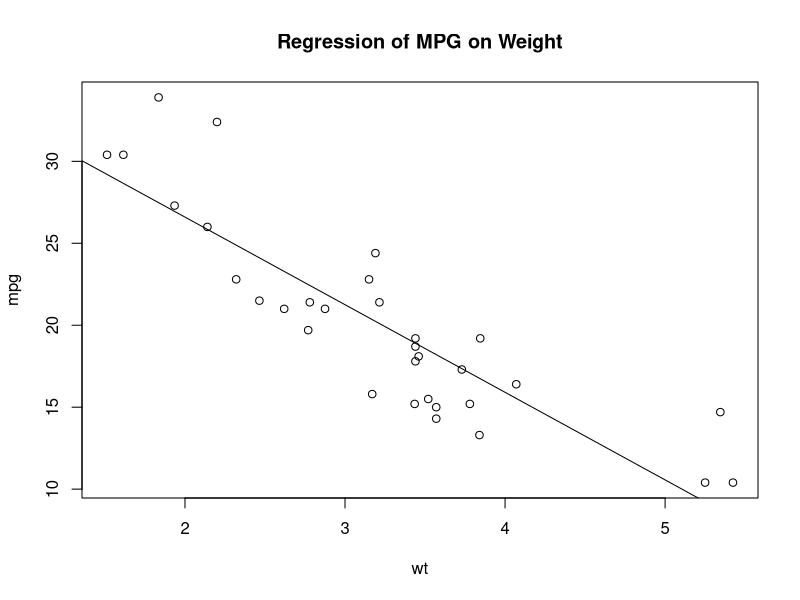
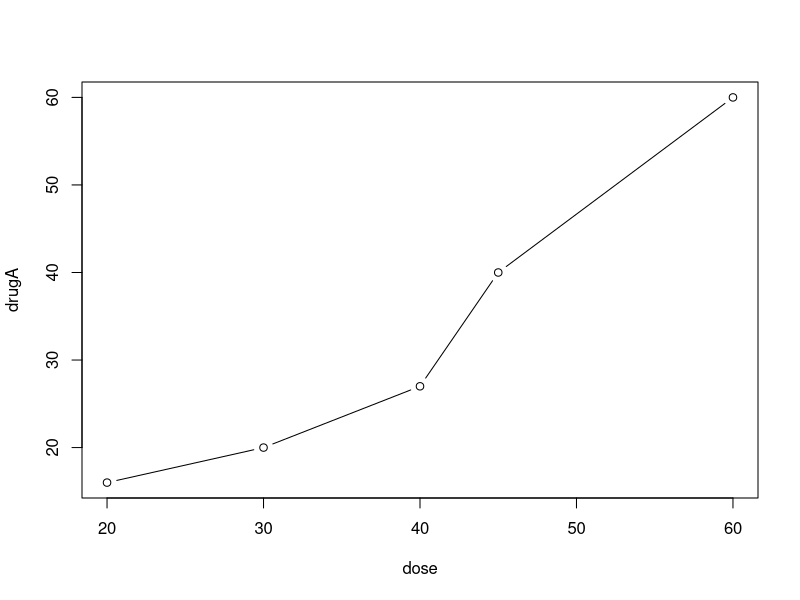
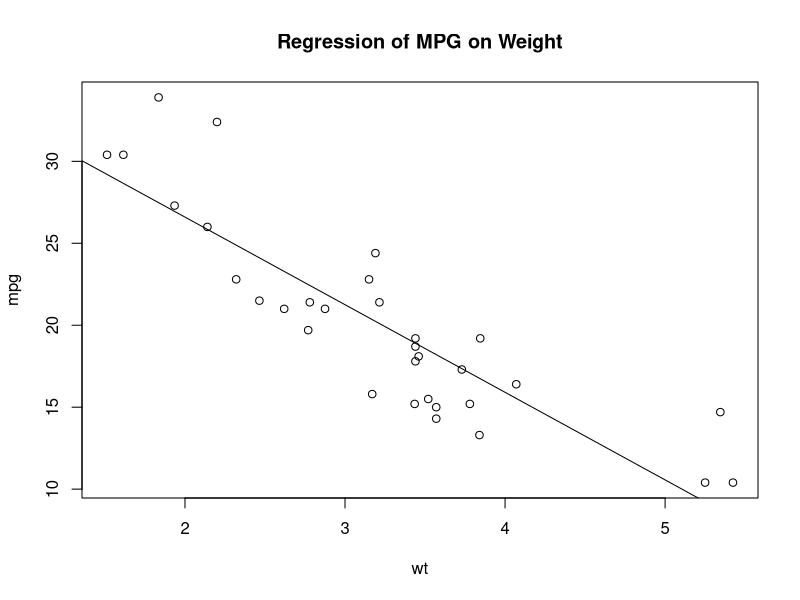

Write R code to recreate these figures, in order.
## ---- chunk 1
attach(mtcars)
plot(wt, mpg)
abline(lm(mpg~wt))
title("Regression of MPG on Weight")
detach(mtcars)
## ---- chunk 2
pdf("mygraph.pdf")
  # 将画图的代码放入pdf()和dev.off()两个函数中间即可
  # 画图代码的缩进不是必须的，这里是为了增加代码的可读性
  attach(mtcars)
  plot(wt, mpg)
  abline(lm(mpg~wt))
  title("Regression of MPG on Weight")
  detach(mtcars)
  # 图片被保存在mygraph.pdf的文件中
dev.off()
## ---- chunk 3
dose <- c(20, 30, 40, 45, 60)
drugA <- c(16, 20, 27, 40, 60)
drugB <- c(15, 18, 25, 31, 40)
plot(dose, drugA, type='b')
## ---- chunk 4
# opar <- par(no.readonly=TRUE)
# # plotting code
# ......
# # plotting code end
# par(opar)
